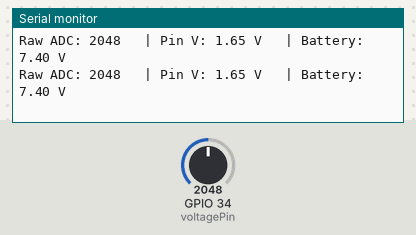
Simulated run of this sketch. Board: ESP32. Shown: the last lines printed to the serial monitor. The test bench sets the inputs (shaded band); at power-on: GPIO 34 (voltagePin) = 2048.

Above: at 1.2 s.
1.3 s: GPIO 34 (voltagePin) set to 2866
At 2.0 s:
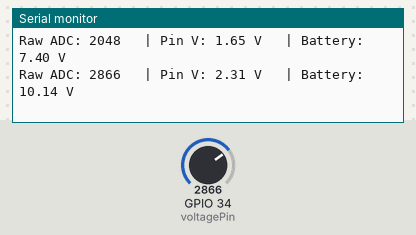
2.8 s: GPIO 34 (voltagePin) set to 3603
At 3.6 s:
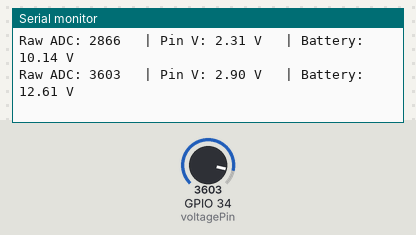
Timing chart, 0 to 5.8 s (numbered marks = the images above; inputs shaded):
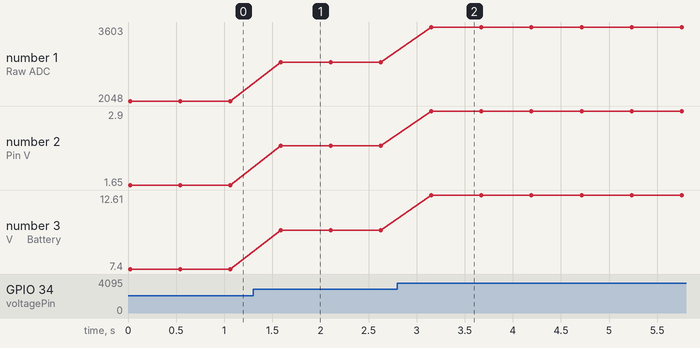

The sketch:

check_battery.ino
```cpp
// --- Налаштування піна ---
const int voltagePin = 34;

// --- Калібрувальні змінні ---
// Точка 1 (Розряджений акумулятор)
const float calibPinV1 = 1.65;  // Напруга на піні
const float calibBatV1 = 7.40;  // Реальна напруга акумулятора

// Точка 2 (Повністю заряджений акумулятор)
const float calibPinV2 = 2.90;  // Напруга на піні
const float calibBatV2 = 12.60; // Реальна напруга акумулятора

void setup() {
  Serial.begin(115200);

  // Для 34 піна (ADC1) це не обов'язково, але є хорошим тоном
  pinMode(voltagePin, INPUT);

  Serial.println("Battery Voltage Monitor Started");
  Serial.println("=================================");
}

void loop() {
  // 1. Зчитуємо сире значення АЦП (від 0 до 4095)
  // Робимо кілька замірів для усереднення і зменшення шуму
  long sumADC = 0;
  for (int i = 0; i < 10; i++) {
    sumADC += analogRead(voltagePin);
    delay(2);
  }
  float avgADC = sumADC / 10.0;

  // 2. Переводимо значення АЦП у напругу на піні (ESP32 ADC reference ~3.3V)
  float pinVoltage = avgADC * (3.3 / 4095.0);

  // 3. Обчислюємо реальну напругу акумулятора (лінійна інтерполяція)
  // Формула: Y = Y1 + (X - X1) * ((Y2 - Y1) / (X2 - X1))
  float batteryVoltage = calibBatV1 + (pinVoltage - calibPinV1) * ((calibBatV2 - calibBatV1) / (calibPinV2 - calibPinV1));

  // Якщо напруга менша за нуль (коли нічого не підключено), показуємо 0
  if (batteryVoltage < 0) {
    batteryVoltage = 0.0;
  }

  // 4. Вивід даних у Serial Monitor
  Serial.print("Raw ADC: ");
  Serial.print(avgADC, 0);
  Serial.print(" \t| Pin V: ");
  Serial.print(pinVoltage, 2);
  Serial.print(" V \t| Battery: ");
  Serial.print(batteryVoltage, 2);
  Serial.println(" V");

  delay(500); // Оновлення двічі на секунду
}
```

Measured:
- after the input at 1.3 s, the serial monitor: prints a new line after 0.29 s (image 1)
- after the input at 2.8 s, the serial monitor: prints a new line after 0.35 s (image 2)
- plotted number 1: 2048 → 2866 after the input at 1.3 s, 2866 → 3603 after the input at 2.8 s
- plotted number 2: 1.65 → 2.31 after the input at 1.3 s, 2.31 → 2.9 after the input at 2.8 s
- plotted number 3: 7.4 → 10.14 after the input at 1.3 s, 10.14 → 12.61 after the input at 2.8 s
